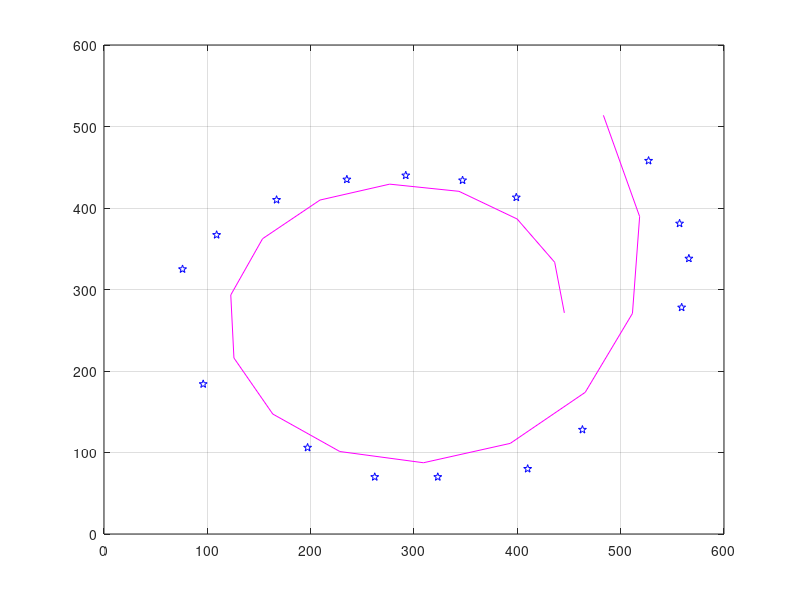

The MATLAB script that drew this image:
function s()
    xdata = [399 347 292 235 167 109  76  96 197 262 323 410 463 559 566 557 527];
    ydata = [413 434 440 435 410 367 325 184 106  70  70  80 128 278 338 381 458];
    xydata = [xdata; ydata]';
    th=linspace(0, 2.2*pi, length(xdata));
    const=[ 196 156 301 266 5.40 10 .8];
    param = lsqcurvefit(@fitspiral, const, th, xydata)
    [xyfit] = fitspiral(param,th);
    figure(1)
    plot(xdata, ydata, 'bp')
    hold on
    plot(xyfit(:,1), xyfit(:,2), '-m')
    hold off
    grid
end 
%%
   function [xy] = fitspiral(param, th)
    a = param(1);
    b = param(2);
    c = param(3);
    d = param(4);
    e = param(5);
    f = param(5);
    g = param(5);
    R=((a+(f+g).*th).^2.*(b+(f+g).*th).^2./((a+(f+g).*th).^2.*sin(th).^2+(b+(f+g).*th).^2.*cos(th).^2)).^(.5);
    x=R.*cos(th)+c;
    y=R.*sin(th)+d+(th/pi).^e;
    xy = [x; y]';
   end